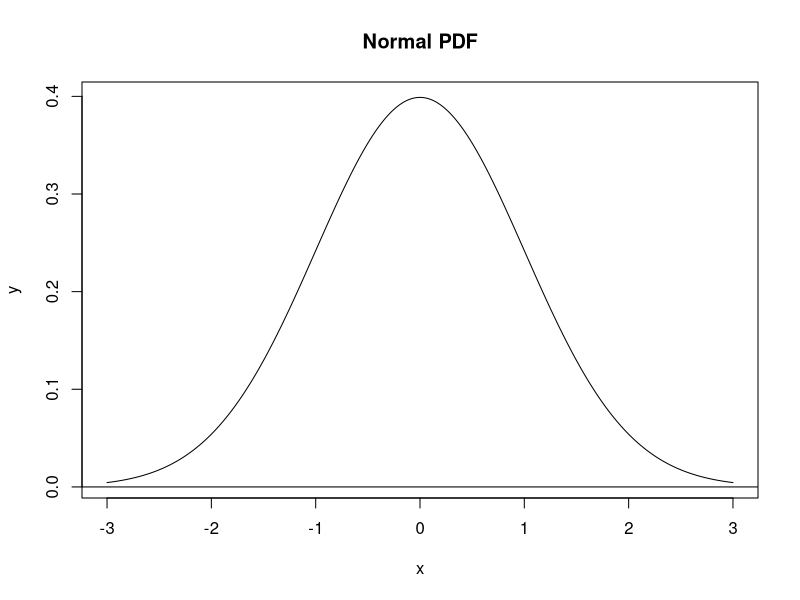
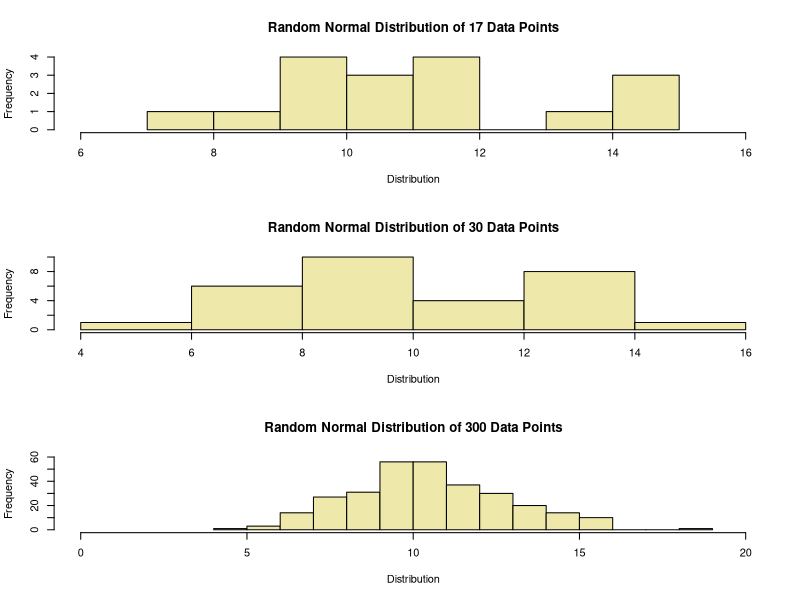
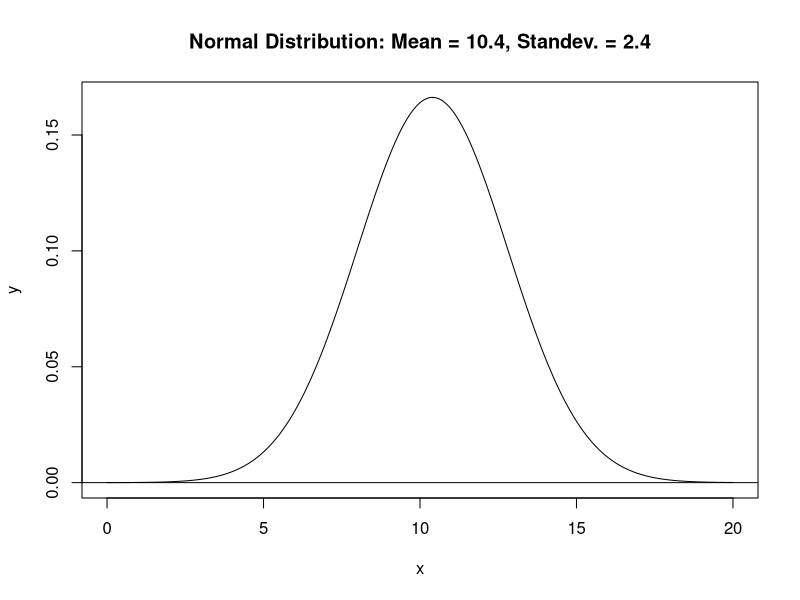
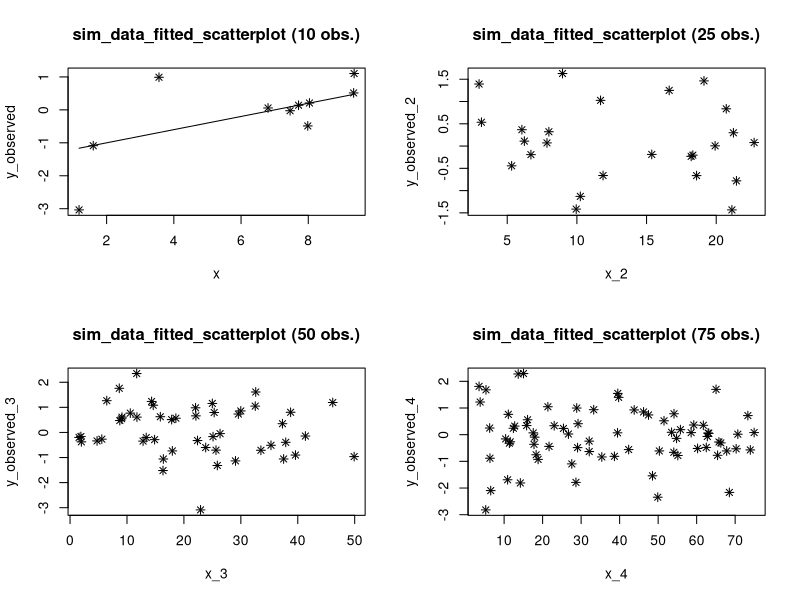

R code for these plots, in order:
# dnorm = probability density
# dnorm(x, mean = 0, sd = 1, log = FALSE)

# pnorm = cumulative probability density
# pnorm(q, mean = 0, sd = 1, lower.tail = TRUE, log.p = FALSE)

# qnorm = quantile function
# qnorm(p, mean = 0, sd = 1, lower.tail = TRUE, log.p = FALSE)

# rnorm = function to generate random, normally-distributed numbers
# rnorm(n, mean = 0, sd = 1)

  # For binomial distributions 
# dbinom()
# pbinom()
# qbinom()
# rbinom()
# ---------------------------------------------------------------------------------- #

# Plotting a PDF - Probability Density Function
# 1. Generate a vector of x-values
x = seq(-3, 3, length.out = 1000)
  # length.out = desired length of the sequence = how many times you divide the given range into 
y = dnorm(x)
  # ?dnorm()
    # y = density: created via 100 randomly sequenced 
    # mean is by default 0
      # mean = ___ : can specify mean (center of distribution)
    # sd = 1 by default
      # sd = ___ : can specify sd

# 2. Plot!
plot(x, y, main = "Normal PDF", type = "l")
abline(h = 0)
  # ?abline()
    # abline() used to add a straight line to a plot
    # h = y-values for horizontal lines, v = x-values of vertical lines

# ---------------------------------------------------------------------------------- #

    # Lab Questions #

  # Q1
u = 10.4
standev = 2.4
set.seed(123)

norm_17 = rnorm(17, mean = u, sd = standev)
norm_17

norm_30 = rnorm(30, mean = u, sd = standev)
norm_30

norm_300 = rnorm(300, mean = u, sd = standev)
norm_300

# ---------------------------------------------------------- #
  # Q2
?png()
png("lab_04_hist_01.png", 
    width = 700, 
    height = 1400, 
    units = "px", 
    pointsize = 12,
    res = 180)

par(mfrow = c(3,1)) # c(rows, columns)

hist(norm_17,
     main = "Random Normal Distribution of 17 Data Points",
     xlab = "Distribution",
     ylab = "Frequency",
     ylim = c(0, 4),
     xlim = c(6, 16),
     col = "palegoldenrod")

hist(norm_30,
     main = "Random Normal Distribution of 30 Data Points",
     xlab = "Distribution",
     ylab = "Frequency",
     col = "palegoldenrod")

hist(norm_300,
     main = "Random Normal Distribution of 300 Data Points",
     xlab = "Distribution",
     ylab = "Frequency",
     ylim = c(0, 60),
     xlim = c(0, 20),
     col = "palegoldenrod")

# dev.off() will clear the current plot being plotted!
# dev.off() also is needed for png() to function - because this tells png() where to finish looking for code
dev.off()

# ---------------------------------------------------------- #
  # Q3
# Q3.1: In rnorm17, there are no data points at 13, but then a lot of points at 15 - which is not very normal. 
# It gets better in rnorm30, but there is the same pattern of lower frequencies which then increase where they should be 
# in less occupied standard deviations. rnorm30 drops off from a frequency of 10 in ranges between 8-10, down to 4 between 1-12. 
# It then spikes back up to a frequency of 8 between 12-14. 
# The normalized bell curve smooths out the most in rnorm300 because there are no patterns of sudden drops and spikes as seen in rnorm17 & 30. 

# Q3.2: As the sample size got larger, the normal distribution curve became more normally distributed.
# This is because with larger sample sizes comes more statistical power, and thus a more normally distributed
# curve which contains more and more normal data points that overwelm the outliers and non-normal conforming points.
# This is seen when comparing the histograms of sample sizes of 17 and 30 to 300! 
# Histograms norm_17 and norm_30 have columns which abnormally drop and rise - which is uncharacteristic of the normal distribution. 
# The histogram should aim to be bell shaped because of the gradual nature of the normal bell curve.

# ---------------------------------------------------------- #
    # Q4
png(filename = "norm_1.png", 
    width = 1280, 
    height = 720, 
    units = "px", 
    pointsize = 12,
    res = 180) 

u = 10.4
standev = 2.4

x = seq(0, 20, length.out = 1000)
y = dnorm(x, mean = u, sd = standev, log = FALSE)

plot(x = x, y = y, main = "Normal Distribution: Mean = 10.4, Standev. = 2.4", type = "l")
abline(h = 0)

dev.off()
          
# Q4.1: The parameters are between values of 0 and 20, also the mean and standev.

# ---------------------------------------------------------- #
  # Line-Point-Slope Function
# Calculates the value of y for a linear function, given the coordinates
# of a known point (x1, y1) and the slope of the line.
line_point_slope = function(x, x1, y1, slope)
{
  get_y_intercept = 
    function(x1, y1, slope) 
      return(-(x1 * slope) + y1)
  
  linear = 
    function(x, yint, slope) 
      return(yint + x * slope)
  
  return(linear(x, get_y_intercept(x1, y1, slope), slope))
}

# ---------------------------------------------------------- #
    # Q5
png(filename = "sim_data_scatterplots.png", 
    width = 1920, 
    height = 1080, 
    units = "px", 
    pointsize = 12,
    res = 180) 

par(mfrow = c(2,2)) # c(rows, columns)

# ---------------------------------------------------------- #
    # Q6 & Q7
# png(filename = "sim_data_fitted_scatterplot.png", 
   # width = 1280, 
   # height = 720, 
   # units = "px", 
   # pointsize = 12,
   # res = 180) 

set.seed(234) # set.seed() forces R to generate the same sequence when using a random number generator 
n_pts = 10
x_min = 1
x_max = 10
x = runif(n = n_pts, min = x_min, max = x_max)

guess_x = 7
guess_y = 0
guess_slope = 0.2

y_observed = rnorm(n_pts)

y_predicted = line_point_slope(x, 
                               guess_x, 
                               guess_y, 
                               guess_slope)

resids = y_observed - y_predicted

dat = data.frame(x = x, 
                 y_observed,
                 y_predicted,
                 resids)
dat


sum(resids) # Equals to 0
abs(resids) # Error: non-numeric argument to mathematical function!

plot(y_observed ~ x, data = dat, pch = 8, main = "sim_data_fitted_scatterplot (10 obs.)")
curve(line_point_slope(x, guess_x, guess_y, guess_slope), add = T)

# dev.off()

# ---------------------------------------------------------- #
# Plot #2
set.seed(456) # set.seed() forces R to generate the same sequence when using a random number generator 
n_pts_2 = 25
x_min_2 = 1
x_max_2 = 25
x_2 = runif(n = n_pts_2, 
            min = x_min_2, 
            max = x_max_2)

guess_x_2 = 7
guess_y_2 = 0
guess_slope_2 = 0.2

y_observed_2 = rnorm(n_pts_2)

y_predicted_2 = line_point_slope(x_2, 
                                 guess_x_2, 
                                 guess_y_2, 
                                 guess_slope_2)

dat_2 = data.frame(x = x_2, 
                   y_observed_2, 
                   y_predicted_2)
dat_2

plot(y_observed_2 ~ x_2, data = dat_2, pch = 8, main = "sim_data_fitted_scatterplot (25 obs.)")

# --------------------------------------------- #
# Plot #3
set.seed(789) # set.seed() forces R to generate the same sequence when using a random number generator 
n_pts_3 = 50
x_min_3 = 1
x_max_3 = 50
x_3 = runif(n = n_pts_3, 
            min = x_min_3, 
            max = x_max_3)

guess_x_3 = 7
guess_y_3 = 0
guess_slope_3 = 0.2

y_observed_3 = rnorm(n_pts_3)

y_predicted_3 = line_point_slope(x_3, 
                                 guess_x_3, 
                                 guess_y_3, 
                                 guess_slope_3)

dat_3 = data.frame(x = x_3, 
                   y_observed_3, 
                   y_predicted_3)
dat_3

plot(y_observed_3 ~ x_3, data = dat_3, pch = 8, main = "sim_data_fitted_scatterplot (50 obs.)")

# --------------------------------------------- #
#Plot #4
set.seed(101112) # set.seed() forces R to generate the same sequence when using a random number generator 
n_pts_4 = 75
x_min_4 = 1
x_max_4 = 75
x_4 = runif(n = n_pts_4, 
            min = x_min_4, 
            max = x_max_4)

guess_x_4 = 7
guess_y_4 = 0
guess_slope_4 = 0.2

y_observed_4 = rnorm(n_pts_4)

y_predicted_4 = line_point_slope(x_4, 
                                 guess_x_4, 
                                 guess_y_4, 
                                 guess_slope_4)

dat_4 = data.frame(x = x_4, 
                   y_observed_4, 
                   y_predicted_4)
dat_4

plot(y_observed_4 ~ x_4, data = dat_4, pch = 8, main = "sim_data_fitted_scatterplot (75 obs.)")

dev.off()
# ---------------------------------------------------------------------------------- #
plot_resids = function(x, y, guess_x, guess_y, guess_slope)
{
  for (i in 1:n)
  {
    segments(
      x0 = x[i], 
      y0 = line_point_slope(
        x = x[i], guess_x, guess_y, guess_slope), 
      x1 = x[i],
      y1 = y[i], 
      col = "red", lwd = 2)
  }
}
# ---------------------------------------------------------------------------------- #
